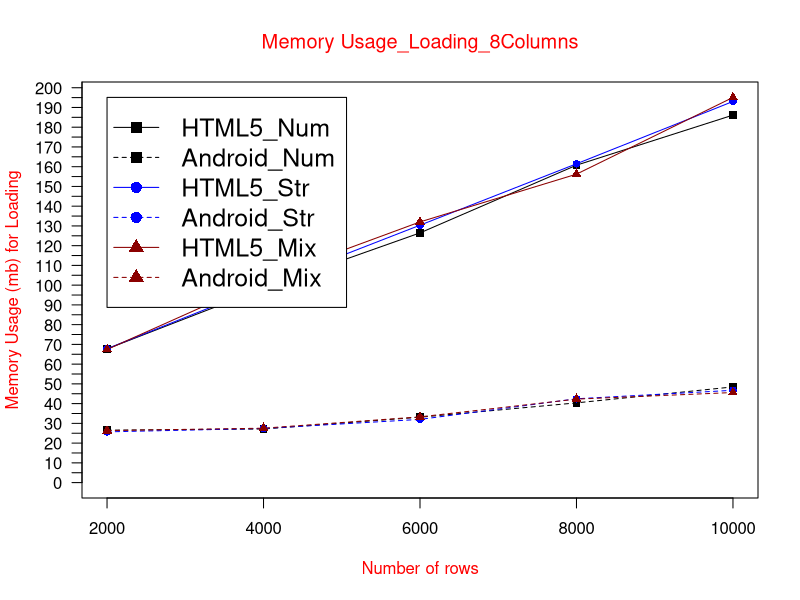

This chart was generated by the following R code:
data <- read.table("MUloading8col.txt", header = TRUE)

max_y <- max(data)
plot_colors <- c("black", "blue", "red4")
png(filename="MUloading8col.png", height = 1000, width = 1450, bg = "white")
plot(data$HTML5_Num, type = "o", col = plot_colors[1], pch=15,  ylim=c(0,max_y), axes=FALSE, ann=FALSE)
axis(1, at=1:5, lab=c("2000", "4000", "6000", "8000", "10000"))
axis(2, las=1, at=5*0:max_y, cex.axis = 1)

box()
lines(data$Android_Num, type="o", pch=15, lty=2, col=plot_colors[1])
lines(data$HTML5_Str, type="o", pch=16, lty=1,  col=plot_colors[2])
lines(data$Android_Str, type="o", pch=16, lty=2,  col=plot_colors[2])   
lines(data$HTML5_Mix, type="o", pch=17, lty=1, col=plot_colors[3])
lines(data$Android_Mix, type="o", pch=17, lty=2,   col=plot_colors[3])

title(main="Memory Usage_Loading_8Columns", col.main="red", font.main=6)
title(xlab= "Number of rows", col.lab="red")
title(ylab= "Memory Usage (mb) for Loading", col.lab="red")
legend(1, max_y, names(data), cex=1.5, col=c("black", "black","blue", "blue","red4","red4"), pch=c(15,15,16,16,17,17), lty=c(1,2,1,2,1,2));

dev.off()
